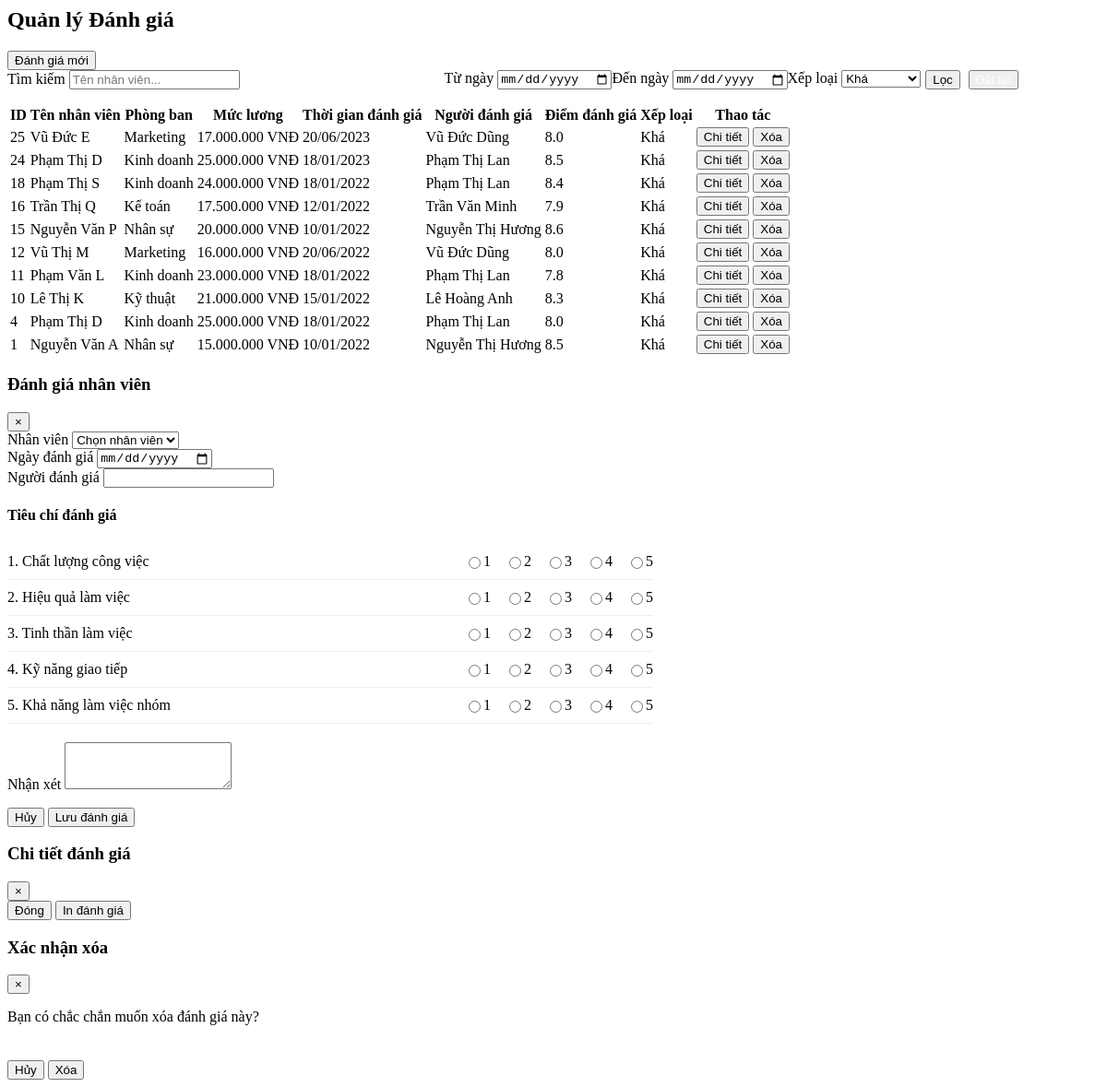
The page /pages/assessment.php?rating=Khá on the database its author committed.
### tables this page shows
CREATE TABLE Assessment (
    id INT PRIMARY KEY AUTO_INCREMENT,
    Ten_nhan_vien VARCHAR(50) NOT NULL,
    Thoi_gian DATE,
    Nguoi_danh_gia VARCHAR(50),
    Diem_danh_gia DECIMAL(3,1),
    Xep_loai VARCHAR(20)
);

CREATE TABLE Employee (
    id INT PRIMARY KEY AUTO_INCREMENT,
    Ten_nhan_vien VARCHAR(50) NOT NULL,
    Gioi_tinh VARCHAR(10),
    Phong_ban VARCHAR(50),
    Chuc_vu VARCHAR(50),
    Muc_luong DECIMAL(12,2),
    Ngay_bat_dau_hop_dong DATE,
    Ngay_ket_thuc_hop_dong DATE,
    Loai_hop_dong VARCHAR(30),
    Luong_co_ban DECIMAL(12,2),
    Luong_thuc_te DECIMAL(12,2),
    Phu_cap DECIMAL(12,2),
    Luong_thuong DECIMAL(12,2),
    Cac_khoan_tru DECIMAL(12,2),
    Thue DECIMAL(12,2),
    Thuc_lanh DECIMAL(12,2)
);

### pages/assessment.php (the view, shortened to what this page needs)
<?php
$servername = "localhost";
$username = "root";
$password = "";
$dbname = "CompanyManagement";
try {
    $conn = new PDO("mysql:host=$servername;dbname=$dbname", $username, $password);
    $conn->setAttribute(PDO::ATTR_ERRMODE, PDO::ERRMODE_EXCEPTION);
} catch (PDOException $e) {
    die("Connection failed: " . $e->getMessage());
}
$where_conditions = [];
$params = [];
if (isset($_GET['rating']) && !empty($_GET['rating'])) {
    $where_conditions[] = "a.Xep_loai = ?";
    $params[] = $_GET['rating'];
}
$where_clause = "";
if (!empty($where_conditions)) {
    $where_clause = "WHERE " . implode(" AND ", $where_conditions);
}
$order_by = "ORDER BY a.id DESC";
?>
<div class="assessment-container">
    <div class="card">
        <div class="card-header">
            <h2 class="card-title">Quản lý Đánh giá</h2>
            <button class="btn btn-primary" onclick="openAssessmentModal()">Đánh giá mới</button>
        </div>
        <div class="filter-section">
            <form method="GET" id="assessmentFilterForm" style="display: flex; width: 100%;">
                <div class="filter-item" style="width:40%; flex: none;">
                    <label for="search">Tìm kiếm</label>
                    <input type="text" id="search" name="search" placeholder="Tên nhân viên..."
                        class="form-control" value="<?php echo isset($_GET['search']) ? htmlspecialchars($_GET['search']) : ''; ?>">
                </div>
                <div class="filter-item">
                    <label for="date_from">Từ ngày</label>
                    <input type="date" id="date_from" name="date_from" class="form-control"
                        value="<?php echo isset($_GET['date_from']) ? htmlspecialchars($_GET['date_from']) : ''; ?>">
                </div>
                <div class="filter-item">
                    <label for="date_to">Đến ngày</label>
                    <input type="date" id="date_to" name="date_to" class="form-control"
                        value="<?php echo isset($_GET['date_to']) ? htmlspecialchars($_GET['date_to']) : ''; ?>">
                </div>
                <div class="filter-item">
                    <label for="rating">Xếp loại</label>
                    <select id="rating" name="rating" class="form-control">
                        <option value="Khá" <?php echo (isset($_GET['rating']) && $_GET['rating'] == 'Khá') ? 'selected' : ''; ?>>Khá</option>
                    </select>
                </div>
                <div class="filter-item" style="align-items: flex-end;flex-direction: row;margin-left: 5px;">
                    <button type="submit" style="margin-right: 5px;" class="btn btn-primary">Lọc</button>
                    <button type="button" class="btn btn-secondary">
                        <a href="index.php?page=assessment" style="text-decoration: none;color: white;">
                        </a>
                    </button>
                </div>
            </form>
        </div>
        <table class="data-table">
            <thead>
                <tr>
                    <th>ID</th>
                    <th>Tên nhân viên</th>
                    <th>Phòng ban</th>
                    <th>Mức lương</th>
                    <th>Thời gian đánh giá</th>
                    <th>Người đánh giá</th>
                    <th>Điểm đánh giá</th>
                    <th>Xếp loại</th>
                    <th>Thao tác</th>
                </tr>
            </thead>
            <tbody>
                <?php
                $sql = "SELECT a.id, e.Ten_nhan_vien, e.Phong_ban, e.Muc_luong, a.Thoi_gian, a.Nguoi_danh_gia, a.Diem_danh_gia, a.Xep_loai
                        FROM Assessment a
                        JOIN Employee e ON a.Ten_nhan_vien = e.Ten_nhan_vien
                        $where_clause $order_by";
                $stmt = $conn->prepare($sql);
                $stmt->execute($params);
                $assessments = $stmt->fetchAll(PDO::FETCH_ASSOC);
                if (count($assessments) > 0) {
                    foreach ($assessments as $assessment) {
                        echo "<tr>";
                        echo "<td>{$assessment['id']}</td>";
                        echo "<td>{$assessment['Ten_nhan_vien']}</td>";
                        echo "<td>{$assessment['Phong_ban']}</td>";
                        echo "<td>" . number_format($assessment['Muc_luong'], 0, ',', '.') . " VNĐ</td>";
                        echo "<td>" . date('d/m/Y', strtotime($assessment['Thoi_gian'])) . "</td>";
                        echo "<td>{$assessment['Nguoi_danh_gia']}</td>";
                        echo "<td>{$assessment['Diem_danh_gia']}</td>";
                        echo "<td>{$assessment['Xep_loai']}</td>";
                        echo "<td>
                                <button class='btn btn-info btn-sm' onclick='viewAssessmentDetails({$assessment['id']})'>Chi tiết</button>
                                <button class='btn btn-danger btn-sm' onclick='confirmDeleteAssessment({$assessment['id']})'>Xóa</button>
                              </td>";
                        echo "</tr>";
                    }
                } else {
                    echo "<tr><td colspan='9' style='text-align: center;'>Không tìm thấy dữ liệu đánh giá</td></tr>";
                }
                ?>
            </tbody>
        </table>
    </div>
</div>
<div class="modal" id="assessmentModal">
    <div class="modal-content" style="width: 700px; max-width: 90%;">
        <div class="modal-header">
            <h3 class="modal-title">Đánh giá nhân viên</h3>
            <button class="close-btn" onclick="closeModal('assessmentModal')">&times;</button>
        </div>
        <div class="modal-body">
            <form id="assessmentForm" method="POST">
                <div class="form-group">
                    <label for="assessment_employee">Nhân viên</label>
                    <select id="assessment_employee" name="employee" class="form-control" required>
                        <option value="">Chọn nhân viên</option>
                    </select>
                </div>
                <div class="form-group">
                    <label for="assessment_date">Ngày đánh giá</label>
                    <input type="date" id="assessment_date" name="date" class="form-control" required>
                </div>
                <div class="form-group">
                    <label for="assessment_evaluator">Người đánh giá</label>
                    <input type="text" id="assessment_evaluator" name="evaluator" class="form-control" required>
                </div>
                <h4 class="mt-4">Tiêu chí đánh giá</h4>
                <div class="assessment-criteria">
                    <div class="criteria-item">
                        <label>1. Chất lượng công việc</label>
                        <div class="rating-group">
                            <?php
                            for($i = 1; $i <= 5; $i++) {
                                echo "<label><input type='radio' name='quality' value='$i'> $i</label>";
                            }
                            ?>
                        </div>
                    </div>
                    <div class="criteria-item">
                        <label>2. Hiệu quả làm việc</label>
                        <div class="rating-group">
                            <?php
                            for($i = 1; $i <= 5; $i++) {
                                echo "<label><input type='radio' name='efficiency' value='$i'> $i</label>";
                            }
                            ?>
                        </div>
                    </div>
                    <div class="criteria-item">
                        <label>3. Tinh thần làm việc</label>
                        <div class="rating-group">
                            <?php
                            for($i = 1; $i <= 5; $i++) {
                                echo "<label><input type='radio' name='attitude' value='$i'> $i</label>";
                            }
                            ?>
                        </div>
                    </div>
                    <div class="criteria-item">
                        <label>4. Kỹ năng giao tiếp</label>
                        <div class="rating-group">
                            <?php
                            for($i = 1; $i <= 5; $i++) {
                                echo "<label><input type='radio' name='communication' value='$i'> $i</label>";
                            }
                            ?>
                        </div>
                    </div>
                    <div class="criteria-item">
                        <label>5. Khả năng làm việc nhóm</label>
                        <div class="rating-group">
                            <?php
                            for($i = 1; $i <= 5; $i++) {
                                echo "<label><input type='radio' name='teamwork' value='$i'> $i</label>";
                            }
                            ?>
                        </div>
                    </div>
                </div>
                <div class="form-group">
                    <label for="assessment_comments">Nhận xét</label>
                    <textarea id="assessment_comments" name="comments" class="form-control" rows="3"></textarea>
                </div>
            </form>
        </div>
        <div class="modal-footer">
            <button class="btn btn-secondary" onclick="closeModal('assessmentModal')">Hủy</button>
            <button class="btn btn-primary" onclick="submitAssessment()">Lưu đánh giá</button>
        </div>
    </div>
</div>
<div class="modal" id="assessmentDetailsModal">
    <div class="modal-content">
        <div class="modal-header">
            <h3 class="modal-title">Chi tiết đánh giá</h3>
            <button class="close-btn" onclick="closeModal('assessmentDetailsModal')">&times;</button>
        </div>
        <div class="modal-footer">
            <button class="btn btn-secondary" onclick="closeModal('assessmentDetailsModal')">Đóng</button>
            <button class="btn btn-primary" onclick="printAssessmentDetails()">In đánh giá</button>
        </div>
    </div>
</div>
<div class="modal" id="deleteAssessmentModal">
    <div class="modal-content">
        <div class="modal-header">
            <h3 class="modal-title">Xác nhận xóa</h3>
            <button class="close-btn" onclick="closeModal('deleteAssessmentModal')">&times;</button>
        </div>
        <div class="modal-body" style="height: 7vh;">
            <p>Bạn có chắc chắn muốn xóa đánh giá này?</p>
        </div>
        <div class="modal-footer">
            <button class="btn btn-secondary" onclick="closeModal('deleteAssessmentModal')">Hủy</button>
            <button class="btn btn-danger" onclick="document.getElementById('deleteAssessmentForm').submit()">Xóa</button>
        </div>
    </div>
</div>

### pages/assessment.php (style rules this page uses)
.assessment-criteria { margin-bottom: 20px; }
.criteria-item { display: flex; justify-content: space-between; align-items: center; padding: 10px 0; border-bottom: 1px solid #eee; }
.rating-group { display: flex; gap: 15px; }
.rating-group label { display: flex; align-items: center; cursor: pointer; }

### rows shown on the page
assessment: id "25", employee.Ten_nhan_vien "Vũ Đức E", employee.Phong_ban "Marketing", employee.Muc_luong "17.000.000", Thoi_gian "20/06/2023", Nguoi_danh_gia "Vũ Đức Dũng", Diem_danh_gia "8.0", Xep_loai "Khá"
assessment: id "24", employee.Ten_nhan_vien "Phạm Thị D", employee.Phong_ban "Kinh doanh", employee.Muc_luong "25.000.000", Thoi_gian "18/01/2023", Nguoi_danh_gia "Phạm Thị Lan", Diem_danh_gia "8.5", Xep_loai "Khá"
assessment: id "18", employee.Ten_nhan_vien "Phạm Thị S", employee.Phong_ban "Kinh doanh", employee.Muc_luong "24.000.000", Thoi_gian "18/01/2022", Nguoi_danh_gia "Phạm Thị Lan", Diem_danh_gia "8.4", Xep_loai "Khá"
assessment: id "16", employee.Ten_nhan_vien "Trần Thị Q", employee.Phong_ban "Kế toán", employee.Muc_luong "17.500.000", Thoi_gian "12/01/2022", Nguoi_danh_gia "Trần Văn Minh", Diem_danh_gia "7.9", Xep_loai "Khá"
assessment: id "15", employee.Ten_nhan_vien "Nguyễn Văn P", employee.Phong_ban "Nhân sự", employee.Muc_luong "20.000.000", Thoi_gian "10/01/2022", Nguoi_danh_gia "Nguyễn Thị Hương", Diem_danh_gia "8.6", Xep_loai "Khá"
assessment: id "12", employee.Ten_nhan_vien "Vũ Thị M", employee.Phong_ban "Marketing", employee.Muc_luong "16.000.000", Thoi_gian "20/06/2022", Nguoi_danh_gia "Vũ Đức Dũng", Diem_danh_gia "8.0", Xep_loai "Khá"
assessment: id "11", employee.Ten_nhan_vien "Phạm Văn L", employee.Phong_ban "Kinh doanh", employee.Muc_luong "23.000.000", Thoi_gian "18/01/2022", Nguoi_danh_gia "Phạm Thị Lan", Diem_danh_gia "7.8", Xep_loai "Khá"
assessment: id "10", employee.Ten_nhan_vien "Lê Thị K", employee.Phong_ban "Kỹ thuật", employee.Muc_luong "21.000.000", Thoi_gian "15/01/2022", Nguoi_danh_gia "Lê Hoàng Anh", Diem_danh_gia "8.3", Xep_loai "Khá"
assessment: id "4", employee.Ten_nhan_vien "Phạm Thị D", employee.Phong_ban "Kinh doanh", employee.Muc_luong "25.000.000", Thoi_gian "18/01/2022", Nguoi_danh_gia "Phạm Thị Lan", Diem_danh_gia "8.0", Xep_loai "Khá"
assessment: id "1", employee.Ten_nhan_vien "Nguyễn Văn A", employee.Phong_ban "Nhân sự", employee.Muc_luong "15.000.000", Thoi_gian "10/01/2022", Nguoi_danh_gia "Nguyễn Thị Hương", Diem_danh_gia "8.5", Xep_loai "Khá"
